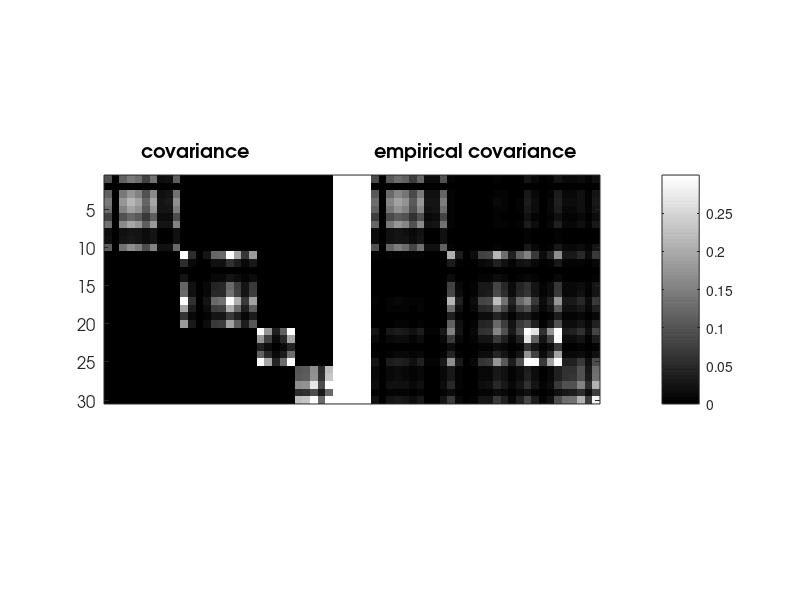
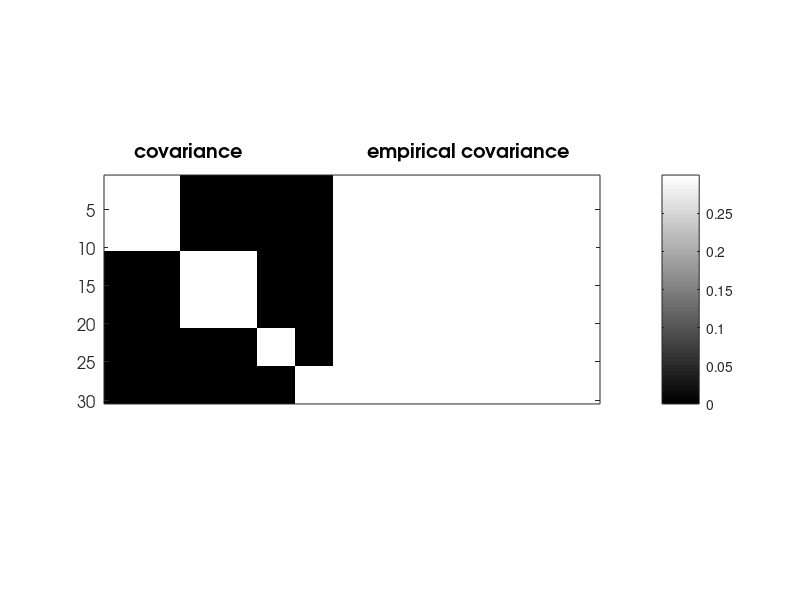

Write the MATLAB code that produced these figures, in order. (Note: this script raises an error after producing the figures.)
%
%        SYNTHETIC EXPERIMENT FOR REGULARIZED k-SPCA
%
% Regularized problem for simultaneaously sparse and low rank matrices
%
%       min_X |A-X|^2+lambda*|X|_1+mu*|X|_tr
%
%
%
% 
%%%%%%%%%%%%
% Marina Vinyes and Guillaume Obozinski, 2016
% %%%%%%%%%%%%

%% add paths
clc; clear all;
addpath('../main');
addpath('../active-set');
addpath('../atom-selection');
addpath('../utils');
addpath('../other');

%% Experimental Setting
% n: nb samples 
% p: dimension
% k: block size kxk
% lambda: regularization parameter
% sigma: noise
n=20;
p=30;
sigma=0;
lambda=1;
mu=1;

%% block diagonal covariance with 5 blocks of different sizes
% block_sz=[30 20 15 10 10 5 5 5]; % when p=100
block_sz=[10 10 5 5];
nblocs=length(block_sz);
a=cell(1,nblocs);
C=zeros(p);
deb=1;
for i=1:nblocs %nombre de blocs
    fin=deb+block_sz(i)-1;
    a{i}=sparse(p,1);
    a{i}(deb:fin,1)=randn(block_sz(i),1);
    a{i}=a{i}/norm(a{i});
    C=C+a{i}*a{i}';
    deb=deb+block_sz(i);
end

%% output
out_as.cpu=[];
out_as.na=[];
out_as.qp=[];
out_as.hessian=[];
out_as.time=[];
out_bcd.cpu=[];
out_cndg.cpu=[];

%% data
moy = zeros(1,p); % vector of means
Y = mvnrnd(moy, C+sigma^2*eye(p), n)';
S=cov(Y');

%%
%% fcgan
param.method='asqp';
param.lambda=lambda;
param.mu=mu;
param.max_nb_atoms=10; % Right now the code assumes that both are the same
param.max_nb_iter=10;
max_iter_fw=500;
param.epsStop=1e-5;
param.debug=false;
param.lmo=@lmo_chain_lgl;
param.ws=1;

%%
figure(1);
imagesc([abs(C(1:p,1:p)) ones(p,5) abs(S(1:p,1:p))]); colormap gray;
hTitle=title('   covariance                         empirical covariance');
% set(gca,'XTick',0:20:135,'YTick',0:10:40);
h1=xlabel('');
h2=ylabel('');
set(h1,'Visible','off');
set(gca,'FontName','AvantGarde','FontWeight','normal','FontSize',12);
set(hTitle,'FontName','AvantGarde','FontSize',14,'FontWeight','bold');
set(h2,'FontName','AvantGarde','FontSize',14,'FontWeight','normal');
set(gca,'xtick',[])
caxis([0, 0.3]);
colorbar;
pbaspect([(2*p+5)/p 1 1]);

figure(2);
imagesc([(C(1:p,1:p)~=0) ones(p,5) (S(1:p,1:p)~=0)]); colormap gray;
hTitle=title('covariance                         empirical covariance');
% set(gca,'XTick',0:20:135,'YTick',0:10:40);
h1=xlabel('');
h2=ylabel('');
set(h1,'Visible','off');
set(gca,'FontName','AvantGarde','FontWeight','normal','FontSize',12);
set(hTitle,'FontName','AvantGarde','FontSize',14,'FontWeight','bold');
set(h2,'FontName','AvantGarde','FontSize',14,'FontWeight','normal');
set(gca,'xtick',[])
caxis([0, 0.3]);
colorbar;
pbaspect([(2*p+5)/p 1 1]);

%% algorithm
[x, as, hist, iter] = cgan_tr_l1(C,param);

figure(3);
imagesc([abs(C(1:p,1:p)) ones(p,5) abs(reshape(x,p,p))  ones(p,5) abs(reshape(as.atoms(:,1:length(as.coeffs))*as.coeffs,p,p))]); colormap gray;
hTitle=title('   covariance          x output            Ad');
% set(gca,'XTick',0:20:135,'YTick',0:10:40);
h1=xlabel('');
h2=ylabel('');
set(h1,'Visible','off');
set(gca,'FontName','AvantGarde','FontWeight','normal','FontSize',12);
set(hTitle,'FontName','AvantGarde','FontSize',14,'FontWeight','bold');
set(h2,'FontName','AvantGarde','FontSize',14,'FontWeight','normal');
set(gca,'xtick',[])
caxis([0, 0.3]);
colorbar;
pbaspect([(3*p+2*5)/p 1 1]);


% %% param
% 
% param.f=4;
% param.diag=0;
% param.PSD=true;
% param.max_nb_main_loop=20;
% param.powerIter=100;
% param.stPtPowerIter=1000;
% param.niterPS=10000;%5000
% param.epsStop=1e-8;
% param.PSdualityEpsilon=1e-3;
% param.k=0;
% param.PSmu=0; %strong convexity
% param.verbose=1;
% param.debug=0;
% param.sloppy=0;
% param.max_nb_atoms=param.max_nb_main_loop*param.niterPS;
% param.cardfun=inf*ones(1,p);
% param.cardfun(10)=1;
% %%
% 
% param.lambda=lambda;
% %% as quadprog
% param.opt='asqp';
% [Z_as, ActiveSet_as, hist_as, param_as, flaga_as, it_as] = cgan_spca(inputData,param);
% dg_as=hist_as.dg_sup;
% tt_as=hist_as.time_sup;
% fprintf('lambda=%f\n',lambda);
% fprintf('......tt=%f dg=%f\n',hist_as.time(end),hist_as.dg(end));
% 
% %% as quadprog
% param.sloppy=0;
% param.max_nb_main_loop=10;
% param.opt='proxbcd';
% param.nbMainLoop=20;
% [Z_bcd, ActiveSet_bcd, hist_bcd, param_bcd, flag_bcd,it_bcd] = cgan_spca(inputData,param);
% fprintf('......tt=%f dg=%f\n',hist_bcd.time(end),hist_bcd.dg(end));
% dg_bcd=hist_bcd.dg_sup;
% tt_bcd=hist_bcd.time_sup;
% 
% 
%% objective

xplot{1}=1:(length(hist.obj));
yplot{1}=hist.obj;
colors = [1 0 0];
legendStr={'tr+l1'};

figure(4)
for i=1:1
plot(xplot{i},yplot{i},'-','LineWidth',2,'Color',colors(i,:),'DisplayName',legendStr{i}); 
hold on
end
title('obj tr+l1');
legend('show','Location','southwest');
grid on
hold off
% 
% 
% xplot{1}=hist_bcd.time;
% xplot{2}=hist_as.time;
% yplot{1}=hist_bcd.dg;
% yplot{2}=hist_as.dg;
% colors = [0 0 0
%     1 0 0];
% legendStr={'bcd','cg'};
% 
% figure(2)
% for i=1:2
% loglog(xplot{i},yplot{i},'-','LineWidth',2,'Color',colors(i,:),'DisplayName',legendStr{i}); 
% hold on
% end
% title('duality gap lgl');
% legend('show','Location','southwest');
% grid on
% hold off
% 
